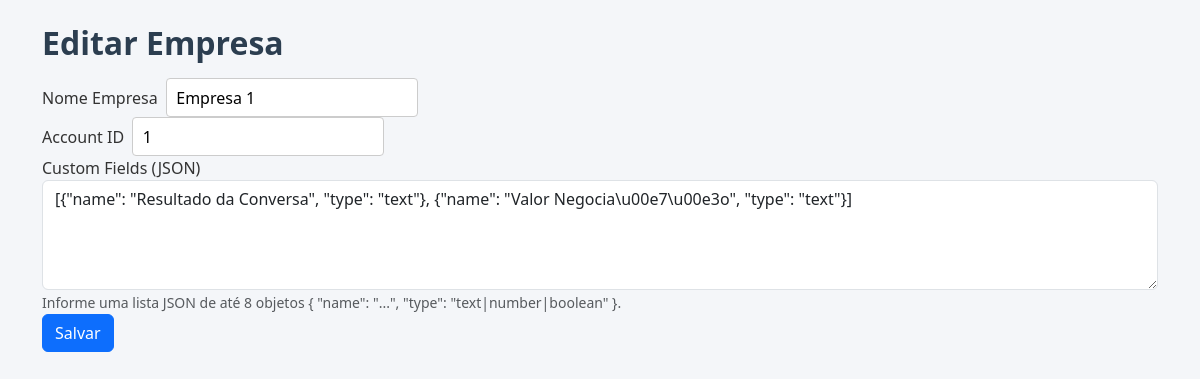
The page /superadmin/edit_empresa/1 (signed in) on the database as committed earlier.
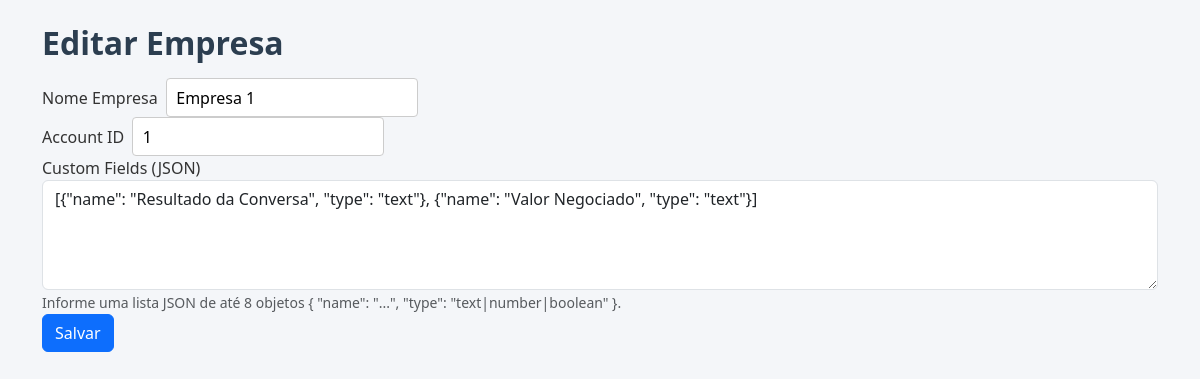
The same page on the database as committed later.
### app/models.py (models this page shows)
class Empresa(db.Model):
    __tablename__ = 'empresas'
    id = db.Column(db.Integer, primary_key=True)
    nome = db.Column(db.String(120), nullable=False)
    account_id = db.Column(db.String(120), unique=True, nullable=False)
    columns = db.relationship('Column', backref='empresa', cascade='all, delete', lazy=True)
    usuarios = db.relationship('Usuario', backref='empresa', cascade='all, delete', lazy=True)
    custom_fields = db.Column(db.JSON, nullable=False, default=list)

### app/superadmin.py (the view, shortened to what this page needs)
@superadmin_bp.route('/edit_empresa/<int:empresa_id>', methods=['GET', 'POST'])
def edit_empresa(empresa_id):
    empresa = Empresa.query.get_or_404(empresa_id)
    return render_template('superadmin/edit_empresa.html', empresa=empresa)

### app/auth.py (called while the page is built)
@auth_bp.before_app_request
def load_logged_in_user():
    user_id = session.get('usuario_id')
    if user_id is None:
        g.user = None
    else:
        g.user = Usuario.query.get(user_id)

### app/superadmin.py (called while the page is built)
@superadmin_bp.before_request
def check_superadmin_token():
    if g.get('user') and g.user.role == 'superadmin':
        return
    _require_token()

### app/templates/superadmin/edit_empresa.html (shortened to what this page needs)
{% extends 'superadmin/layout.html' %}
{% block content %}
<h2>Editar Empresa</h2>
<form method="post">
    <label>Nome Empresa</label><input type="text" name="nome" value="{{ empresa.nome }}"><br>
    <label>Account ID</label><input type="text" name="account_id" value="{{ empresa.account_id }}"><br>
    <label>Custom Fields (JSON)</label><br>
    <textarea name="custom_fields" rows="4" class="form-control">{{ empresa.custom_fields|tojson }}</textarea>
    <small class="text-muted">Informe uma lista JSON de até 8 objetos { "name": "...", "type": "text|number|boolean" }.</small><br>
    <button type="submit" class="btn btn-primary">Salvar</button>
</form>
{% endblock %}

### app/templates/superadmin/layout.html (shortened to what this page needs)
<!doctype html>
<html lang="pt-br">
<head>
  <link rel="stylesheet" href="https://cdn.jsdelivr.net/npm/bootstrap@5.3.3/dist/css/bootstrap.min.css">
  <link rel="stylesheet" href="{{ url_for('static', filename='style.css') }}">
  <link rel="stylesheet" href="{{ url_for('static', filename='superadmin.css') }}">
</head>
<body>
<div class="container py-4">
  {% block content %}{% endblock %}
</div>
</body>
</html>

### app/static/superadmin.css (style rules this page uses)
body { background-color: #f4f6f9; color: #333; font-family: 'Segoe UI', Tahoma, Geneva, Verdana, sans-serif; }
h2, h3 { color: #2c3e50; font-weight: 600; margin-bottom: 1rem; }
form { margin-bottom: 1.5rem; }
label { font-weight: 500; margin-right: 0.5rem; }
input[type="text"], input[type="email"], select { border: 1px solid #ccc; padding: 0.4rem 0.6rem; border-radius: 4px; margin-right: 0.5rem; }
button, a.btn { background-color: #3498db; border-color: #3498db; color: #fff !important; padding: 0.4rem 0.8rem; text-decoration: none; }

Rows that differ between the two databases and show on the page:
changed Empresa "Empresa 1": custom_fields "[{\"name\": \"Resultado da Conversa\", \"type\": \"text\"}, {\"name\": \"Valor Negocia\\u00e7\\u00e3o\", \"type\": \"text\"}]" → "[{\"name\": \"Resultado da Conversa\", \"type\": \"text\"}, {\"name\": \"Valor Negociado\", \"type\": \"text\"}]"
